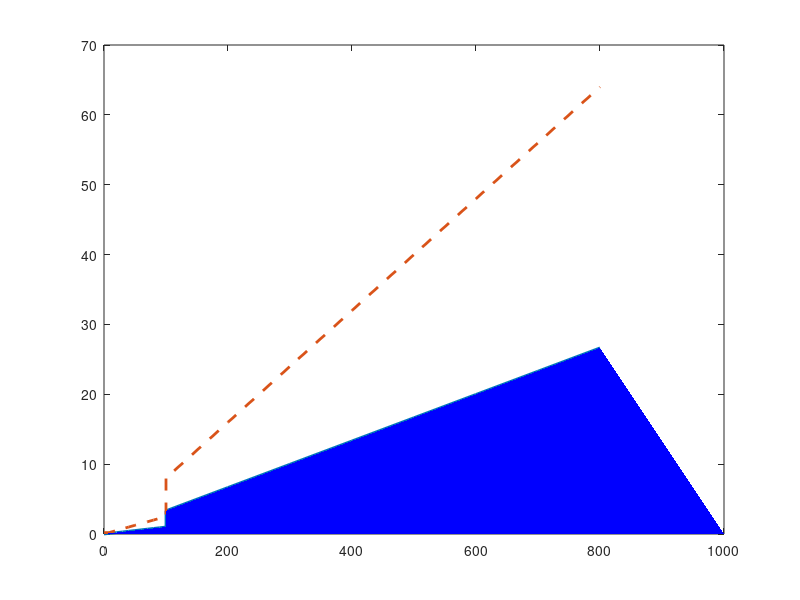

This chart was generated by the following MATLAB code: (Note: this script raises an error after producing the figure.)
close all;

f = [0 8 10:10:100 100:100:800];
low = [.002 .002 .0025:.0025:.025 0.08:.08:.64]*100;
no = [0 0.0008 .001:.001:.01  0.0333:.0333:.28]*100;

figure()
plot(f,no, 'LineWidth',2, 'MarkerSize',10);
hold on;
plot(f, low, '--', 'LineWidth',2, 'MarkerSize',10);
hold on;
h = fill([f 1000], [no 0], 'b');
set(h,'EdgeColor','none')
alpha(0.15);
h = fill([f flip(f)], [no flip(low)], [1 .7 .7]);
set(h,'EdgeColor','none')
alpha(0.15);
xlabel('Freq (Hz)');
ylabel('Modulation %');
set(gca, 'fontsize', 16)
legend('no risk','low risk', 'location', 'NorthWest');
set(gcf, 'Position', [300+0*50 240+0*20 450 300]);
axis([0 800 0 75]);
grid on;
grid minor;


saveas(gcf,'recommendedmod','epsc');
